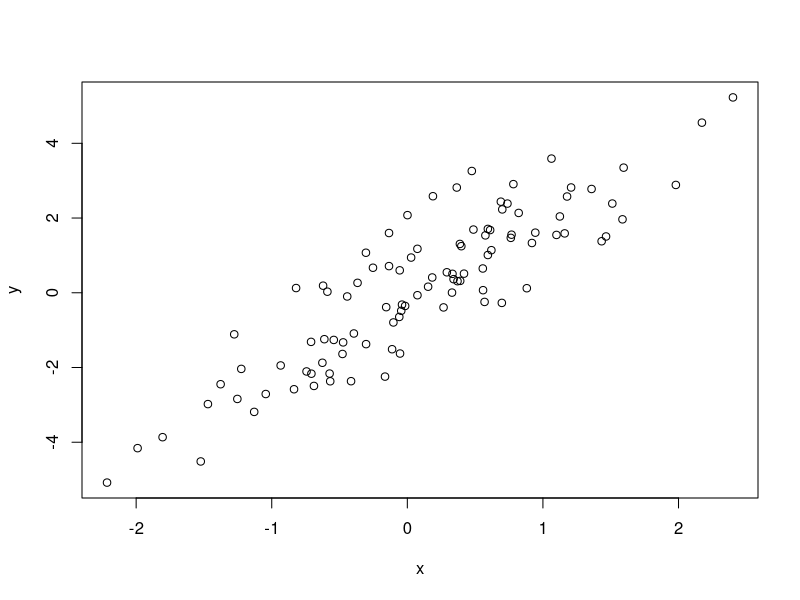
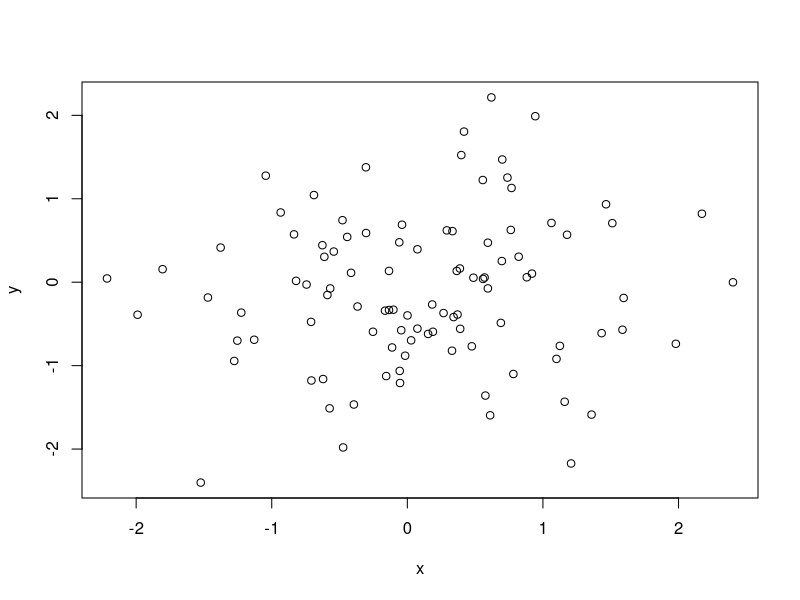

Recreate these plots in R, in order.
## ---- chunk 1
knitr::opts_chunk$set(fig.width=8, fig.height=6, fig.path='Figs/',
                      echo=TRUE, warning=FALSE, message=FALSE)
## ---- chunk 2
set.seed(1)
x=rnorm(100)
y=2*x+rnorm(100)
plot(x,y)
lm.fit=lm(y~x+0)
summary(lm.fit)
lm.fit2=lm(x~y+0)
summary(lm.fit2)
## ---- chunk 3
set.seed(1)
x=rnorm(100)
y=-sample(x, 100)
plot(x,y)
lm.fit3=lm(y~x+0)
summary(lm.fit3)
lm.fit4=lm(x~y+0)
summary(lm.fit4)
